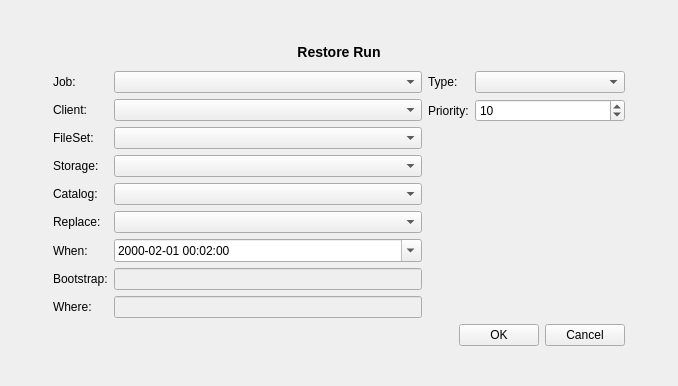
<ui version="4.0" >
 <class>runCmdForm</class>
 <widget class="QWidget" name="runCmdForm" >
  <property name="geometry" >
   <rect>
    <x>0</x>
    <y>0</y>
    <width>678</width>
    <height>386</height>
   </rect>
  </property>
  <property name="windowTitle" >
   <string>Form</string>
  </property>
  <layout class="QGridLayout" >
   <property name="margin" >
    <number>9</number>
   </property>
   <property name="spacing" >
    <number>6</number>
   </property>
   <item row="1" column="1" colspan="2" >
    <layout class="QHBoxLayout" >
     <property name="margin" >
      <number>0</number>
     </property>
     <property name="spacing" >
      <number>6</number>
     </property>
     <item>
      <spacer>
       <property name="orientation" >
        <enum>Qt::Horizontal</enum>
       </property>
       <property name="sizeType" >
        <enum>QSizePolicy::Fixed</enum>
       </property>
       <property name="sizeHint" >
        <size>
         <width>131</width>
         <height>25</height>
        </size>
       </property>
      </spacer>
     </item>
     <item>
      <widget class="QLabel" name="run" >
       <property name="maximumSize" >
        <size>
         <width>16777215</width>
         <height>30</height>
        </size>
       </property>
       <property name="text" >
        <string>&lt;h3>Restore Run&lt;/h3></string>
       </property>
       <property name="alignment" >
        <set>Qt::AlignCenter</set>
       </property>
      </widget>
     </item>
     <item>
      <spacer>
       <property name="orientation" >
        <enum>Qt::Horizontal</enum>
       </property>
       <property name="sizeType" >
        <enum>QSizePolicy::Fixed</enum>
       </property>
       <property name="sizeHint" >
        <size>
         <width>131</width>
         <height>25</height>
        </size>
       </property>
      </spacer>
     </item>
    </layout>
   </item>
   <item row="3" column="1" colspan="2" >
    <layout class="QHBoxLayout" >
     <property name="margin" >
      <number>0</number>
     </property>
     <property name="spacing" >
      <number>6</number>
     </property>
     <item>
      <spacer>
       <property name="orientation" >
        <enum>Qt::Horizontal</enum>
       </property>
       <property name="sizeHint" >
        <size>
         <width>40</width>
         <height>20</height>
        </size>
       </property>
      </spacer>
     </item>
     <item>
      <widget class="QPushButton" name="okButton" >
       <property name="text" >
        <string>OK</string>
       </property>
      </widget>
     </item>
     <item>
      <widget class="QPushButton" name="cancelButton" >
       <property name="text" >
        <string>Cancel</string>
       </property>
      </widget>
     </item>
    </layout>
   </item>
   <item row="2" column="1" >
    <layout class="QGridLayout" >
     <property name="margin" >
      <number>0</number>
     </property>
     <property name="spacing" >
      <number>6</number>
     </property>
     <item row="6" column="1" >
      <widget class="QDateTimeEdit" name="dateTimeEdit" >
       <property name="dateTime" >
        <datetime>
         <hour>0</hour>
         <minute>2</minute>
         <second>0</second>
         <year>2000</year>
         <month>1</month>
         <day>1</day>
        </datetime>
       </property>
       <property name="displayFormat" >
        <string>yyyy-mm-dd hh:mm:ss</string>
       </property>
       <property name="calendarPopup" >
        <bool>true</bool>
       </property>
      </widget>
     </item>
     <item row="6" column="0" >
      <widget class="QLabel" name="label" >
       <property name="text" >
        <string>When:</string>
       </property>
       <property name="buddy" >
        <cstring>dateTimeEdit</cstring>
       </property>
      </widget>
     </item>
     <item row="8" column="0" >
      <widget class="QLabel" name="label_5" >
       <property name="text" >
        <string>Where:</string>
       </property>
       <property name="openExternalLinks" >
        <bool>true</bool>
       </property>
       <property name="buddy" >
        <cstring>where</cstring>
       </property>
      </widget>
     </item>
     <item row="7" column="0" >
      <widget class="QLabel" name="label_12" >
       <property name="text" >
        <string>Bootstrap:</string>
       </property>
       <property name="buddy" >
        <cstring>bootstrap</cstring>
       </property>
      </widget>
     </item>
     <item row="1" column="1" >
      <widget class="QComboBox" name="clientCombo" />
     </item>
     <item row="4" column="1" >
      <widget class="QComboBox" name="catalogCombo" />
     </item>
     <item row="0" column="0" >
      <widget class="QLabel" name="label_6" >
       <property name="text" >
        <string>Job:</string>
       </property>
       <property name="buddy" >
        <cstring>jobCombo</cstring>
       </property>
      </widget>
     </item>
     <item row="8" column="1" >
      <widget class="QLineEdit" name="where" >
       <property name="enabled" >
        <bool>false</bool>
       </property>
       <property name="minimumSize" >
        <size>
         <width>200</width>
         <height>0</height>
        </size>
       </property>
       <property name="readOnly" >
        <bool>false</bool>
       </property>
      </widget>
     </item>
     <item row="3" column="0" >
      <widget class="QLabel" name="label_2" >
       <property name="text" >
        <string>Storage:</string>
       </property>
       <property name="buddy" >
        <cstring>storageCombo</cstring>
       </property>
      </widget>
     </item>
     <item row="2" column="0" >
      <widget class="QLabel" name="label_9" >
       <property name="text" >
        <string>FileSet:</string>
       </property>
       <property name="buddy" >
        <cstring>filesetCombo</cstring>
       </property>
      </widget>
     </item>
     <item row="7" column="1" >
      <widget class="QLineEdit" name="bootstrap" >
       <property name="enabled" >
        <bool>false</bool>
       </property>
       <property name="minimumSize" >
        <size>
         <width>200</width>
         <height>0</height>
        </size>
       </property>
       <property name="readOnly" >
        <bool>false</bool>
       </property>
      </widget>
     </item>
     <item row="2" column="1" >
      <widget class="QComboBox" name="filesetCombo" />
     </item>
     <item row="3" column="1" >
      <widget class="QComboBox" name="storageCombo" />
     </item>
     <item row="0" column="1" >
      <widget class="QComboBox" name="jobCombo" />
     </item>
     <item row="5" column="0" >
      <widget class="QLabel" name="label_13" >
       <property name="text" >
        <string>Replace:</string>
       </property>
      </widget>
     </item>
     <item row="5" column="1" >
      <widget class="QComboBox" name="replaceCombo" />
     </item>
     <item row="1" column="0" >
      <widget class="QLabel" name="label_8" >
       <property name="text" >
        <string>Client:</string>
       </property>
       <property name="buddy" >
        <cstring>clientCombo</cstring>
       </property>
      </widget>
     </item>
     <item row="4" column="0" >
      <widget class="QLabel" name="label_10" >
       <property name="text" >
        <string>Catalog:</string>
       </property>
       <property name="buddy" >
        <cstring>catalogCombo</cstring>
       </property>
      </widget>
     </item>
    </layout>
   </item>
   <item row="2" column="2" >
    <layout class="QVBoxLayout" >
     <property name="margin" >
      <number>0</number>
     </property>
     <property name="spacing" >
      <number>6</number>
     </property>
     <item>
      <layout class="QGridLayout" >
       <property name="margin" >
        <number>0</number>
       </property>
       <property name="spacing" >
        <number>6</number>
       </property>
       <item row="1" column="1" >
        <widget class="QSpinBox" name="prioritySpin" >
         <property name="maximum" >
          <number>10000</number>
         </property>
         <property name="minimum" >
          <number>1</number>
         </property>
         <property name="value" >
          <number>10</number>
         </property>
        </widget>
       </item>
       <item row="0" column="1" >
        <widget class="QComboBox" name="typeCombo" >
         <property name="sizePolicy" >
          <sizepolicy>
           <hsizetype>5</hsizetype>
           <vsizetype>0</vsizetype>
           <horstretch>0</horstretch>
           <verstretch>0</verstretch>
          </sizepolicy>
         </property>
         <property name="minimumSize" >
          <size>
           <width>150</width>
           <height>0</height>
          </size>
         </property>
        </widget>
       </item>
       <item row="1" column="0" >
        <widget class="QLabel" name="label_4" >
         <property name="text" >
          <string>Priority:</string>
         </property>
         <property name="buddy" >
          <cstring>prioritySpin</cstring>
         </property>
        </widget>
       </item>
       <item row="0" column="0" >
        <widget class="QLabel" name="label_7" >
         <property name="text" >
          <string>Type:</string>
         </property>
         <property name="buddy" >
          <cstring>typeCombo</cstring>
         </property>
        </widget>
       </item>
      </layout>
     </item>
     <item>
      <spacer>
       <property name="orientation" >
        <enum>Qt::Vertical</enum>
       </property>
       <property name="sizeHint" >
        <size>
         <width>20</width>
         <height>171</height>
        </size>
       </property>
      </spacer>
     </item>
    </layout>
   </item>
   <item row="0" column="1" colspan="2" >
    <spacer>
     <property name="orientation" >
      <enum>Qt::Vertical</enum>
     </property>
     <property name="sizeType" >
      <enum>QSizePolicy::MinimumExpanding</enum>
     </property>
     <property name="sizeHint" >
      <size>
       <width>572</width>
       <height>16</height>
      </size>
     </property>
    </spacer>
   </item>
   <item rowspan="3" row="1" column="3" >
    <spacer>
     <property name="orientation" >
      <enum>Qt::Horizontal</enum>
     </property>
     <property name="sizeHint" >
      <size>
       <width>40</width>
       <height>20</height>
      </size>
     </property>
    </spacer>
   </item>
   <item rowspan="3" row="1" column="0" >
    <spacer>
     <property name="orientation" >
      <enum>Qt::Horizontal</enum>
     </property>
     <property name="sizeHint" >
      <size>
       <width>40</width>
       <height>20</height>
      </size>
     </property>
    </spacer>
   </item>
   <item row="4" column="1" colspan="2" >
    <spacer>
     <property name="orientation" >
      <enum>Qt::Vertical</enum>
     </property>
     <property name="sizeType" >
      <enum>QSizePolicy::MinimumExpanding</enum>
     </property>
     <property name="sizeHint" >
      <size>
       <width>572</width>
       <height>16</height>
      </size>
     </property>
    </spacer>
   </item>
  </layout>
 </widget>
 <resources/>
 <connections/>
</ui>
